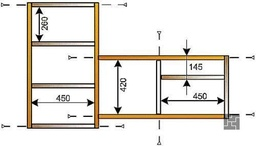
#> input picture lab6/image.jpg, 256 x 146 px, shrunk from 500 x 286 before the run
$ jupyter execute lab6.ipynb
#> lines starting #> are read from the running program, lines starting #| are printed output that depends on the picture; after the words box and inside, x2 and y2 are one past the last pixel; in counts of white or black regions, pixels touching at a corner belong together
## Develop Hough Transform

[cell 1]
#final hough_transform
import numpy as np
def hough_transform(img_bin):
    nR,nC = img_bin.shape
    thetas = np.deg2rad(np.arange(0.0, 180.0))
    D = np.sqrt((nR - 1)**2 + (nC - 1)**2)
    q = np.ceil(D)
    nrho = 2*q + 1
    rhos = np.linspace(-q, q, nrho)
    cos_t = np.cos(thetas)
    sin_t = np.sin(thetas)
    H = np.zeros((len(rhos), len(thetas)))
    for rowIdx in range(nR):
        for colIdx in range(nC):
            if img_bin[rowIdx, colIdx]:
                for thIdx in range(len(thetas)):
                    rhoVal = colIdx*cos_t[thIdx] + rowIdx*sin_t[thIdx]
                    rhoIdx = np.nonzero(np.abs(rhos-rhoVal) == np.min(np.abs(rhos-rhoVal)))[0]
                    H[rhoIdx, thIdx] += 1
    return rhos, thetas, H

[cell 2]
import numpy as np
def hough_peaks(H, num_peaks, nhood_size=3):
    indicies = []
    H1 = np.copy(H)
    for i in range(num_peaks):
        idx = np.argmax(H1)
        H1_idx = np.unravel_index(idx, H1.shape)
        indicies.append(H1_idx)

        idx_y, idx_x = H1_idx
        if (idx_x - (nhood_size/2)) < 0: min_x = 0
        else: min_x = idx_x - (nhood_size/2)
        if ((idx_x + (nhood_size/2) + 1) > H.shape[1]): max_x = H.shape[1]
        else: max_x = idx_x + (nhood_size/2) + 1

        if (idx_y - (nhood_size/2)) < 0: min_y = 0
        else: min_y = idx_y - (nhood_size/2)
        if ((idx_y + (nhood_size/2) + 1) > H.shape[0]): max_y = H.shape[0]
        else: max_y = idx_y + (nhood_size/2) + 1

        for x in range(int(min_x), int(max_x)):
            for y in range(int(min_y), int(max_y)):
                H1[y, x] = 0
                if (x == min_x or x == (max_x - 1)):
                    H[y, x] = 255
                if (y == min_y or y == (max_y - 1)):
                    H[y, x] = 255

    return indicies, H

[cell 3]
#final hough_transform
import cv2
import numpy as np
from matplotlib import pyplot as plt
from skimage import feature
from scipy import ndimage as nimg
import matplotlib.image as img
from skimage.io import imread
from skimage import color
import sys
import math
import pdb

img_orig = cv2.imread('image.jpg')
#> img_orig is the input picture: shape (146, 256, 3); mean B, G, R 224.4, 229.8, 233.3
img1 = img_orig[:,:,::-1]
bw = cv2.cvtColor(img1, cv2.COLOR_BGR2GRAY)
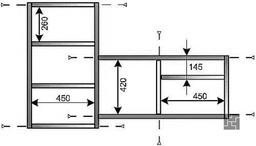
#> bw: shape (146, 256); min 0, max 255, mean 228.6
img_g = color.rgb2gray(bw)
img = img_orig.copy()
edges = feature.canny(img_g, sigma=2)
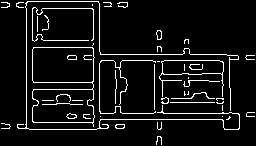
#> edges: shape (146, 256) bool; 7.4% white in thin lines or dots

rhos, thetas, H = hough_transform(edges)
#> after the loop in hough_transform, `for rowIdx in range(nR):`:
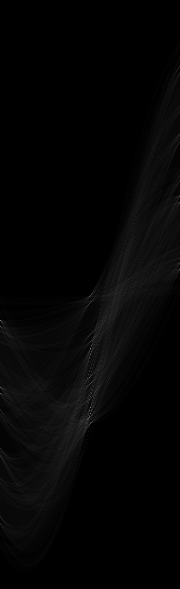
#> H: shape (589, 180) float64; min 0, max 130, mean 4.7
#> rhos = 589 values from -294 to 294; thetas = 180 values from 0 to 3.12

indicies, H = hough_peaks(H, 10, 11)
#> the loop in hough_peaks, `for i in range(num_peaks):` made 10 passes
#> (idx, idx_y, idx_x, min_x, max_x, min_y, max_y) on passes 1, 3, 5, 6, 8, 9, 10: (74430, 413, 90, 84.5, 96.5, 407.5, 419.5), (62730, 348, 90, 84.5, 96.5, 342.5, 354.5), (63810, 354, 90, 84.5, 96.5, 348.5, 360.5), (67949, 377, 89, 83.5, 95.5, 371.5, 383.5), (76230, 423, 90, 84.5, 96.5, 417.5, 429.5), (53011, 294, 91, 85.5, 97.5, 288.5, 300.5), (70831, 393, 91, 85.5, 97.5, 387.5, 399.5)
#> (idx, idx_y, idx_x, max_x, min_y, max_y) on passes 2, 4, 7: (57600, 320, 0, 6.5, 314.5, 326.5), (70740, 393, 0, 6.5, 387.5, 399.5), (58680, 326, 0, 6.5, 320.5, 332.5)
#> after the loop in hough_peaks, `for i in range(num_peaks):`: H: shape (589, 180) float64; 0.03% of pixels changed, all inside (x1, y1, x2, y2) = (0, 314, 1, 399)
#> after the loop in hough_peaks, `for i in range(num_peaks):`:
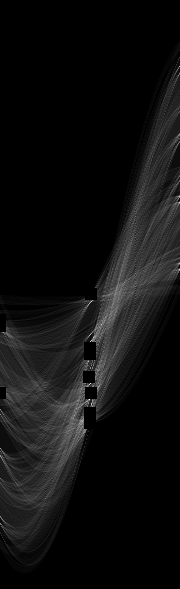
#> H1: shape (589, 180) float64; 0.96% of pixels changed, all inside (x1, y1, x2, y2) = (0, 288, 97, 429); drawn with min black and max white
#> after the loop in hough_peaks, `for i in range(num_peaks):`: indicies = [(413, 90), (320, 0), (348, 90), (393, 0), (354, 90), (377, 89), (326, 0), (423, 90), (294, 91), (393, 91)]

fig = plt.figure(figsize=(15, 10))
fig.canvas.set_window_title('Hough Accumulator Plot')
plt.imshow(H, cmap='jet')
plt.xlabel('Theta Direction'), plt.ylabel('Rho Direction')
plt.tight_layout()
for i in range(len(indicies)):
    rho = rhos[indicies[i][0]]
    theta = thetas[indicies[i][1]]
    print('  case ', i)
    print(rho, theta)
    a = np.cos(theta)
    b = np.sin(theta)
    x0 = a*rho
    y0 = b*rho
    print(y0, x0)
    x1 = int(x0 + 1000*(-b))
    y1 = int(y0 + 1000*(a))
    x2 = int(x0 - 1000*(-b))
    y2 = int(y0 - 1000*(a))
    print(y1,x1)
    print(y2,x2)
    cv2.line(img, (x1, y1), (x2, y2), (0, 255, 0), 2)
#> this loop made 10 passes
#> (rho, theta, a, b, x0, y0, x1, y1) on passes 1 to 10: (119, 1.57, 6.12e-17, 1, 7.29e-15, 119, -1000, 119), (26, 0, 1, 0, 26, 0, 26, 1000), (54, 1.57, 6.12e-17, 1, 3.31e-15, 54, -1000, 54), (99, 0, 1, 0, 99, 0, 99, 1000), (60, 1.57, 6.12e-17, 1, 3.67e-15, 60, -1000, 60), (83, 1.55, 0.0175, 1, 1.45, 82.99, -998, 100), (32, 0, 1, 0, 32, 0, 32, 1000), (129, 1.57, 6.12e-17, 1, 7.9e-15, 129, -1000, 129), (0, 1.59, -0.0175, 1, 0, 0, -999, -17), (99, 1.59, -0.0175, 1, -1.73, 98.98, -1001, 81)
#> (printed output is left out)
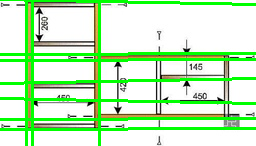
#> img: shape (146, 256, 3); 17.14% of pixels changed, all inside (x1, y1, x2, y2) = (0, 0, 256, 146)

#print(indicies)
#'''
plt.subplot(221), plt.imshow(img_orig)
plt.title('Original'), plt.xticks([]), plt.yticks([])
plt.subplot(222), plt.imshow(edges, cmap='gray')
plt.title('Canny'), plt.xticks([]), plt.yticks([])
plt.subplot(223), plt.imshow(H)
plt.title('Hough Transform Accumulator'), plt.xticks([]), plt.yticks([])
plt.subplot(224), plt.imshow(img)
plt.title('Detected Lines'), plt.xticks([]), plt.yticks([])
plt.show()
#> figure, not shown here; B, G, R data is drawn as R, G, B
#'''
